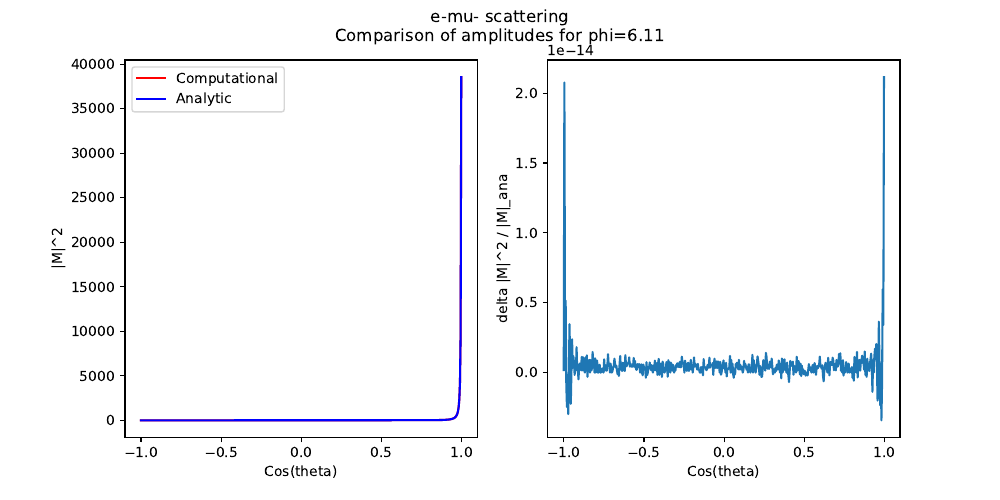

This chart was generated by the following Python code:
import models
import model_class as mc
import particle_class as pc
import feyn_rules
import numpy as np
import lorentz_structures as ls
import matplotlib.pyplot as plt
import time


def plot_amp(model):
    # Initialize variables.
    costheta_list = np.linspace(-1, 1, 500, endpoint=False)
    phi = 2*np.pi*np.random.uniform()
    comput_sol = []
    analytic_sol = []
    ee = model.parameter_map["ee"]
    Amp1 = feyn_rules.FeynRules(model)

    # Compute analytic and computational amplitude for each cos(theta).
    start = time.time()
    for i, costheta in enumerate(costheta_list):
        pc.Particle.gindex = 0
        sintheta = np.sqrt(1-costheta**2)
        mom = np.array(
            [[10, 0, 0, 10],
             [10, 0, 0, -10],
             [10, 10*sintheta*np.cos(phi),
              10*sintheta*np.sin(phi), 10*costheta],
             [10, -10*sintheta*np.cos(phi),
              -10*sintheta*np.sin(phi), -10*costheta]])

        mom = np.append(mom, [mom[0] + mom[1]], axis=0) # s-channel momentum
        mom = np.append(mom, [mom[0] - mom[2]], axis=0) # t-channel momentum
        mom = np.append(mom, [mom[0] - mom[3]], axis=0) # u-channel momentum

        # Initialize Mandelstam variables.
        p12 = mom[0]+mom[1]
        p13 = mom[0]-mom[2]
        p14 = mom[0]-mom[3]

        s = float((ls.Momentum(p12, 0)*ls.Metric(0, 1)*ls.Momentum(p12, 1)))
        t = float((ls.Momentum(p13, 0)*ls.Metric(0, 1)*ls.Momentum(p13, 1)))
        u = float((ls.Momentum(p14, 0)*ls.Metric(0, 1)*ls.Momentum(p14, 1)))

        # Initialize particles.
        elec = pc.Particle(model, 11, mom[0], True)
        muon = pc.Particle(model, 13, mom[1], True)
        elec2 = pc.Particle(model, 11, mom[2], False)
        muon2 = pc.Particle(model, 13, mom[3], False)
        photon = pc.Particle(model, 22, mom[4], False)

        InP = [elec, muon]
        OutP = [elec2, muon2]
        IntP = [photon]

        # Compute amplitudes.
        analytic = 8*ee**4*(s*s+u*u)/t**2

        comput_sol.append(Amp1.amplitude(InP, OutP, IntP).real)
        analytic_sol.append(analytic)
    end = time.time()
    print(f"It took {end-start}s")

    # Plot amplitudes and amplitude error vs cos(theta).
    fig, axs = plt.subplots(nrows=1, ncols=2, figsize=(10,5))

    axs[0].plot(costheta_list, comput_sol, color='red')
    axs[0].plot(costheta_list, analytic_sol, color='blue')
    axs[0].set_xlabel("Cos(theta)")
    axs[0].set_ylabel("|M|^2")
    axs[0].legend(["Computational", "Analytic"])

    axs[1].plot(costheta_list, np.subtract(comput_sol, analytic_sol)/analytic_sol)
    axs[1].set_xlabel("Cos(theta)")
    axs[1].set_ylabel("delta |M|^2 / |M|_ana")

    fig.suptitle("e-mu- scattering\nComparison of amplitudes for phi={:.2f}".format(phi))
    fig.savefig("emu_scattering.pdf")


def main():
    # Initialize model.
    all_models = models.discover_models()
    model = mc.Model('Models.SM_NLO', all_models)

    # Initialize momenta.
    costheta = 2*np.random.uniform()-1
    sintheta = np.sqrt(1-costheta**2)
    phi = 2*np.pi*np.random.uniform()
    mom = np.array(
        [[10, 0, 0, 10],
         [10, 0, 0, -10],
         [10, 10*sintheta*np.cos(phi),
          10*sintheta*np.sin(phi), 10*costheta],
         [10, -10*sintheta*np.cos(phi),
          -10*sintheta*np.sin(phi), -10*costheta]])

    mom = np.append(mom, [mom[0] + mom[1]], axis=0) # s-channel momentum
    mom = np.append(mom, [mom[0] - mom[2]], axis=0) # t-channel momentum
    mom = np.append(mom, [mom[0] - mom[3]], axis=0) # u-channel momentum
    p12 = mom[0]+mom[1]
    p13 = mom[0]-mom[2]
    p14 = mom[0]-mom[3]

    s = float((ls.Momentum(p12, 0)*ls.Metric(0, 1)*ls.Momentum(p12, 1)))
    t = float((ls.Momentum(p13, 0)*ls.Metric(0, 1)*ls.Momentum(p13, 1)))
    u = float((ls.Momentum(p14, 0)*ls.Metric(0, 1)*ls.Momentum(p14, 1)))

    # Initialize particles with spin index and momentum index.
    elec = pc.Particle(model, 11, mom[0], True)
    muon = pc.Particle(model, 13, mom[1], True)
    elec2 = pc.Particle(model, 11, mom[2], False)
    muon2 = pc.Particle(model, 13, mom[3], False)
    photon = pc.Particle(model, 22, mom[4], False)

    InP = [elec, muon]
    OutP = [elec2, muon2]
    IntP = [photon]

    # Compute amplitude.
    Amp1 = feyn_rules.FeynRules(model)

    # Compare with analytic solution.
    ee = model.parameter_map["ee"]
    analytic = 8*ee**4*(s*s+u*u)/t**2
    numerical = Amp1.amplitude(InP, OutP, IntP).real

    print("Computational solution: {}".format(numerical))
    print("Analytic solution: {}".format(analytic))
    print("Ratio: {}".format(analytic/numerical))

    plot_amp(model)


if __name__ == '__main__':
    main()
